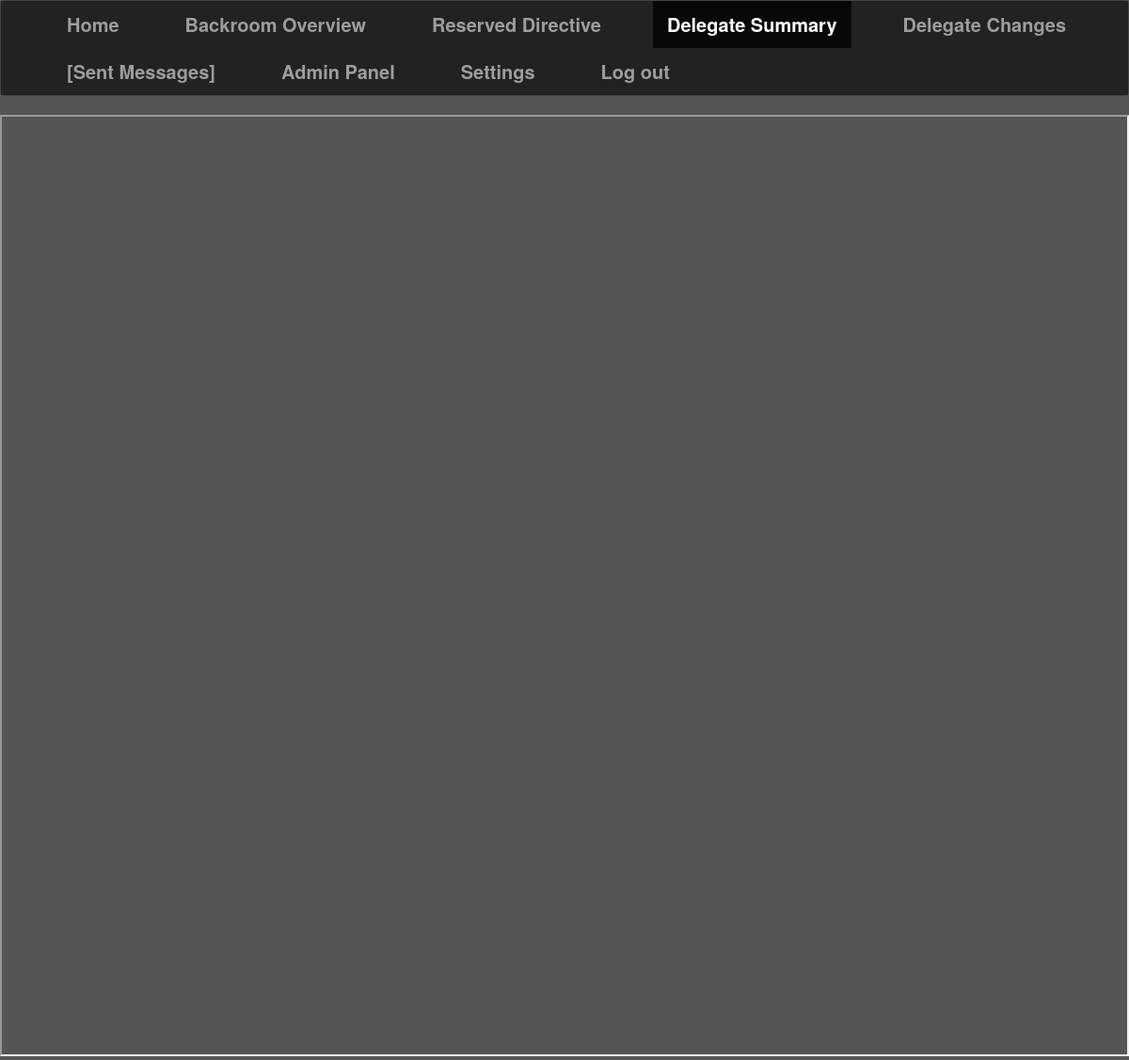
The page /WebsiteOutput/backroomSheet.php (signed in) on the database its author committed.
### tables this page shows
CREATE TABLE IF NOT EXISTS `NavBar` (
  `ID` int(11) NOT NULL,
  `Name` varchar(20) NOT NULL,
  `URL` varchar(255) NOT NULL,
  `Privacy` int(11) NOT NULL
);

CREATE TABLE IF NOT EXISTS `GlobalVariables` (
  `ID` int(11) NOT NULL,
  `VariableName` varchar(30) NOT NULL,
  `VariableValue` text NOT NULL
);

### WebsiteOutput/backroomSheet.php (the view)
<?php include 'preHeaderBackroom.php';include 'header.php';
	$con = mysqli_connect("localhost", "d5g9x9d8_user","1qwerty1","d5g9x9d8_test2AndrewForLife") or die(mysql_error());
	$result = $con->query("SELECT * FROM `GlobalVariables` WHERE `VariableName` = 'GoogleDoc'");
	while($row = $result->fetch_assoc()) {
		echo "<iframe width='100%' height='1000px' src=".$row['VariableValue']."></iframe>";
	}
?>
</body>

### WebsiteOutput/header.php (shortened to what this page needs)
<!DOCTYPE html>
<html>
	<head>
		<link rel="stylesheet" href="https://maxcdn.bootstrapcdn.com/bootstrap/3.3.6/css/bootstrap.min.css">
		<link href="stylesheet.css" type ="text/css" rel ="stylesheet" />
		<title><?php
			$con = mysqli_connect("localhost", "d5g9x9d8_user","1qwerty1","d5g9x9d8_test2AndrewForLife") or die(mysql_error());
			?>
	</head>
<body onload="logOnCheck()" style="background-image:url( <?php
		$result = $con->query("SELECT * FROM `GlobalVariables` WHERE `VariableName` = 'backgroundImage'");
		while($row = $result->fetch_assoc()) {
			echo $row['VariableValue'];
		}
		 ?>); background-position:0% 50px;background-repeat: repeat">
<?
	function createNavBar(){
		$con = mysqli_connect("localhost", "d5g9x9d8_user","1qwerty1","d5g9x9d8_test2AndrewForLife") or die(mysql_error());
		if ($_COOKIE['loggedIn'] === 'YES') {
			if ($_COOKIE['isBackroom'] === 'f') {
				if ($_COOKIE['isChair'] === 'f') {
					$navBarResult = $con->query("SELECT * FROM `NavBar` WHERE `Privacy` = 1 OR `Privacy` = 2 ORDER BY `ID`");
				}else {
					$navBarResult = $con->query("SELECT * FROM `NavBar` WHERE `Privacy` = 1 OR `Privacy` = 2 OR `Privacy` = 3 ORDER BY `ID`");
				}
			}else if ($_COOKIE['isBackroom'] === 't') {
				$navBarResult = $con->query("SELECT * FROM `NavBar` WHERE `Privacy` = 1 OR `Privacy` = 4 ORDER BY `ID`");
			}else if ($_COOKIE['isBackroom'] === 'a') {
				$navBarResult = $con->query("SELECT * FROM `NavBar` WHERE `Privacy` = 1 OR `Privacy` = 4 OR `Privacy` = 5 ORDER BY `ID`");
			}
			echo' 	<nav class="navbar navbar-inverse">
			 <div class="container-fluid navbar-inverse">
		      <ul class="nav navbar-nav navbar-right navbar-inverse">';
			while($row = $navBarResult->fetch_assoc()) {
				echo' <li id="'.$row["Name"].'"><a href="'.$row['URL'].'">'.$row['Name'].'';
				echo "</a>
				</li>";
			}
			echo '<li ><a id="logOut" ahref = "index.php" onclick="logOut()">Log out</a></li>';
			echo "</ul></div></nav>";
		}
	}
	createNavBar();
?>

### rows shown on the page
navbar: Name "Home"
navbar: Name "Backroom Overview"
navbar: Name "Reserved Directive"
navbar: Name "Delegate Summary"
navbar: Name "Delegate Changes"
navbar: Name "[Sent Messages]"
navbar: Name "Admin Panel"
navbar: Name "Settings"
